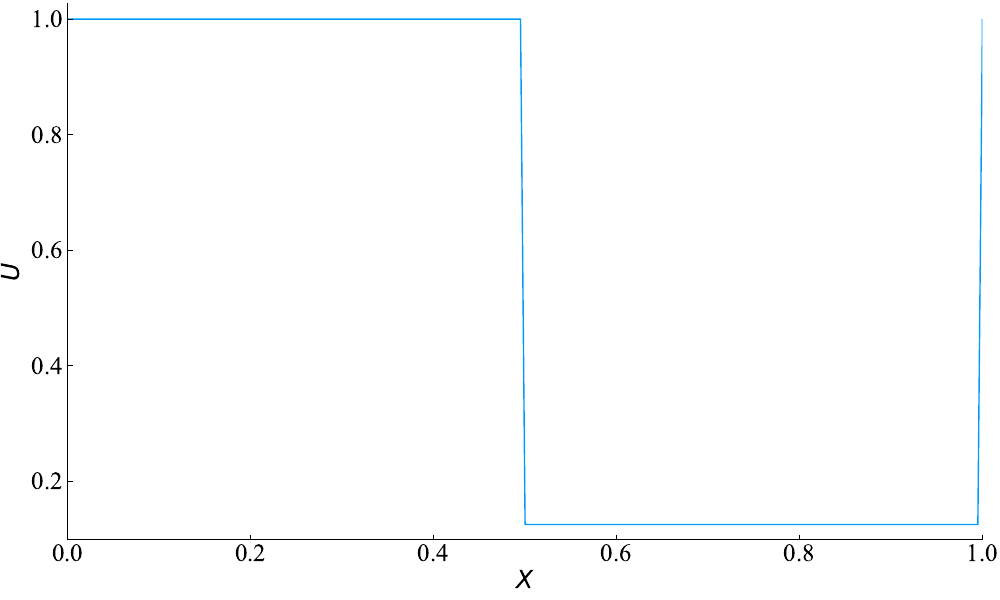

The script that saved this image:
using CPUTime
using Printf
using Plots
font = Plots.font("Times New Roman", 18)
pyplot(guidefont=font, xtickfont=font, ytickfont=font, legendfont=font)

#-----------------------------------------------------------------------------#
# Compute numerical solution
#   - Time integration using Runge-Kutta third order
#   - 5th-order Compact WENO scheme for spatial terms
#-----------------------------------------------------------------------------#
function numerical(nx,ns,nt,dx,dt,q)
    x = Array{Float64}(undef, nx)
    qn = Array{Float64}(undef, nx,3) # numerical solsution at every time step
    qt = Array{Float64}(undef, nx,3) # temporary array during RK3 integration
    r = Array{Float64}(undef, nx,3)

    ri = 1 # record index
    freq = Int64(nt/ns)

    gamma = 1.4 # specific gas ratio

    # Sod's Riemann problem
    # Left side
    rhoL = 1.0
    uL = 0.0
    pL = 1.0
    # Right side
    rhoR = 0.125
    uR = 0.0
    pR = 0.1

	# nodal storage location (grid)
    for i = 1:nx
        x[i] = 0.5*dx + dx*(i-1)
    end

	xc = 0.5 # seperator location
	for i = 1:nx
	  	if (x[i] > xc)
	        rho = rhoR
			u = uR
	    	p = pR
	    else
			rho = rhoL
			u = uL
	    	p = pL
	    end

		e = p/(rho*(gamma-1.0)) + 0.5*u*u

	    #conservative variables
		qn[i,1] = rho
		qn[i,2] = rho*u
		qn[i,3] = rho*e
	end

    for i = 1:nx for m = 1:3
        q[i,m,ri] = qn[i,m] # store solution at t=0
    end	end

	# TVD RK3 for time integration
    for n = 1:nt # time step
		println(n)
        rhs(nx,dx,gamma,qn,r)

        for i = 1:nx for m = 1:3
            qt[i,m] = qn[i,m] + dt*r[i,m]
        end end

        rhs(nx,dx,gamma,qt,r)

        for i = 1:nx for m = 1:3
            qt[i,m] = 0.75*qn[i,m] + 0.25*qt[i,m] + 0.25*dt*r[i,m]
        end end

        rhs(nx,dx,gamma,qt,r)

        for i = 1:nx for m = 1:3
            qn[i,m] = (1.0/3.0)*qn[i,m] + (2.0/3.0)*qt[i,m] + (2.0/3.0)*dt*r[i,m]
        end end

        if (mod(n,freq) == 0)
            ri = ri + 1
            q[:,:,ri] = qn[:,:]
        end
    end
end

#-----------------------------------------------------------------------------#
# Calculate fluxes
#-----------------------------------------------------------------------------#
function fluxes(nx,gamma,q,f)
	for i = 1:nx+1
		p = (gamma-1.0)*(q[i,3]-0.5*q[i,2]*q[i,2]/q[i,1])
		f[i,1] = q[i,2]
		f[i,2] = q[i,2]*q[i,2]/q[i,1] + p
		f[i,3] = q[i,2]*q[i,3]/q[i,1] + p*q[i,2]/q[i,1]
	end
end

#-----------------------------------------------------------------------------#
# Calculate right hand side terms of the Euler equations
#-----------------------------------------------------------------------------#

function rhs(nx,dx,gamma,q,r)
    qL = Array{Float64}(undef,nx+1,3)
    qR = Array{Float64}(undef,nx+1,3)

	fL = Array{Float64}(undef,nx+1,3)
    fR = Array{Float64}(undef,nx+1,3)

	f = Array{Float64}(undef,nx+1,3)

	rad = Array{Float64}(undef,nx)
	ps = Array{Float64}(undef,nx+1)

	# WENO Reconstruction
	for m = 1:3
  		qL[:,m] = wenoL(nx,q[:,m])
    	qR[:,m] = wenoR(nx,q[:,m])
	end

	# Computing fluxes
	fluxes(nx,gamma,qL,fL)
	fluxes(nx,gamma,qR,fL)

	for i = 1:nx
		#println(i)
		a = sqrt(gamma*((gamma-1.0)*(q[i,3]-0.5*q[i,2]*q[i,2]/q[i,1]))/q[i,1])
		l1 = abs(q[i,2]/q[i,1])
		l2 = abs(q[i,2]/q[i,1] + a)
		l3 = abs(q[i,2]/q[i,1] - a)
		rad[i] = max(l1,l2,l3)
	end

	for i = 2:nx
		ps[i] = max(rad[i-1], rad[i])
	end
		ps[1] = rad[1]
		ps[nx+1] = rad[nx]

	# Interface fluxes (Rusanov)
	for i = 1:nx+1 for m = 1:3
		f[i,m] = 0.5*((fR[i,m]+fL[i,m]) - ps[i]*(qR[i,m]-qL[i,m]))
	end end

	# RHS
	for i = 1:nx for m = 1:3
		r[i,m] = -(f[i+1,m] - f[i,m])/dx
	end end
end

#-----------------------------------------------------------------------------#
# WENO reconstruction for upwind direction (positive; left to right)
# u(i): solution values at finite difference grid nodes i = 1,...,N
# f(j): reconstructed values at nodes j = i-1/2; j = 1,...,N+1
#-----------------------------------------------------------------------------#
function wenoL(n,u)
	f = Array{Float64}(undef,n+1)

    i = 1
    v1 = 4.0*u[i] - 3.0*u[i+1]
    v2 = 3.0*u[i] - 2.0*u[i+1]
    v3 = 2.0*u[i] - u[i+1]
    v4 = u[i]
    v5 = u[i+1]
    f[i] = wcL(v1,v2,v3,v4,v5)

    i = 2
    v1 = 3.0*u[i-1] - 2.0*u[i]
    v2 = 2.0*u[i-1] - u[i]
    v3 = u[i-1]
    v4 = u[i]
    v5 = u[i+1]
    f[i] = wcL(v1,v2,v3,v4,v5)

    i = 3
    v1 = 2.0*u[i-2] - u[i-1]
    v2 = u[i-2]
    v3 = u[i-1]
    v4 = u[i]
    v5 = u[i+1]
    f[i] = wcL(v1,v2,v3,v4,v5)

    for i = 4:n-1
        v1 = u[i-3]
        v2 = u[i-2]
        v3 = u[i-1]
        v4 = u[i]
        v5 = u[i+1]
        f[i] = wcL(v1,v2,v3,v4,v5)
    end

    i = n
    v1 = u[i-3]
    v2 = u[i-2]
    v3 = u[i-1]
    v4 = u[i]
    v5 = 2.0*u[i] - u[i-1]
    f[i] = wcL(v1,v2,v3,v4,v5)

    i = n+1
    v1 = u[i-3]
    v2 = u[i-2]
    v3 = u[i-1]
    v4 = 2.0*u[i-1] - u[i-2]
    v5 = 3.0*u[i-1] - 2.0*u[i-2]
    f[i] = wcL(v1,v2,v3,v4,v5)

	return f

end

#-----------------------------------------------------------------------------#
# CRWENO reconstruction for downwind direction (negative; right to left)
# u(i): solution values at finite difference grid nodes i = 1,...,N+1
# f(j): reconstructed values at nodes j = i-1/2; j = 2,...,N+1
#-----------------------------------------------------------------------------#
function wenoR(n,u)
	f = Array{Float64}(undef,n+1)

    i = 1
    v1 = 3.0*u[i] - 2.0*u[i+1]
    v2 = 2.0*u[i] - u[i+1]
    v3 = u[i]
    v4 = u[i+1]
    v5 = u[i+2]
    f[i] = wcR(v1,v2,v3,v4,v5)

    i = 2
    v1 = 2.0*u[i-1] - u[i]
    v2 = u[i-1]
    v3 = u[i]
    v4 = u[i+1]
    v5 = u[i+2]
    f[i] = wcR(v1,v2,v3,v4,v5)

    for i = 3:n-2
        v1 = u[i-2]
        v2 = u[i-1]
        v3 = u[i]
        v4 = u[i+1]
        v5 = u[i+2]
        f[i] = wcR(v1,v2,v3,v4,v5)
    end

    i = n-1
    v1 = u[i-2]
    v2 = u[i-1]
    v3 = u[i]
    v4 = u[i+1]
    v5 = 2.0*u[i+1] - u[i]
    f[i] = wcR(v1,v2,v3,v4,v5)

    i = n
    v1 = u[i-2]
    v2 = u[i-1]
    v3 = u[i]
    v4 = 2.0*u[i] - u[i-1]
    v5 = 3.0*u[i] - 2.0*u[i-1]
    f[i] = wcR(v1,v2,v3,v4,v5)

    i = n+1
    v1 = u[i-2]
    v2 = u[i-1]
    v3 = 2.0*u[i-1] - u[i-2]
    v4 = 3.0*u[i-1] - 2.0*u[i-2]
    v5 = 4.0*u[i-1] - 3.0*u[i-2]
    f[i] = wcR(v1,v2,v3,v4,v5)

	return f

end

#---------------------------------------------------------------------------#
#nonlinear weights for upwind direction
#---------------------------------------------------------------------------#
function wcL(v1,v2,v3,v4,v5)
    eps = 1.0e-6

    # smoothness indicators
    s1 = (13.0/12.0)*(v1-2.0*v2+v3)^2 + 0.25*(v1-4.0*v2+3.0*v3)^2
    s2 = (13.0/12.0)*(v2-2.0*v3+v4)^2 + 0.25*(v2-v4)^2
    s3 = (13.0/12.0)*(v3-2.0*v4+v5)^2 + 0.25*(3.0*v3-4.0*v4+v5)^2

    # computing nonlinear weights w1,w2,w3
    c1 = 1.0e-1/((eps+s1)^2)
    c2 = 6.0e-1/((eps+s2)^2)
    c3 = 3.0e-1/((eps+s3)^2)

    w1 = c1/(c1+c2+c3)
    w2 = c2/(c1+c2+c3)
    w3 = c3/(c1+c2+c3)

    # candiate stencils
    q1 = v1/3.0 - 7.0/6.0*v2 + 11.0/6.0*v3
    q2 =-v2/6.0 + 5.0/6.0*v3 + v4/3.0
    q3 = v3/3.0 + 5.0/6.0*v4 - v5/6.0

    # reconstructed value at interface
    f = (w1*q1 + w2*q2 + w3*q3)

    return f

end

#---------------------------------------------------------------------------#
#nonlinear weights for downwind direction
#---------------------------------------------------------------------------#
function wcR(v1,v2,v3,v4,v5)
    eps = 1.0e-6

    s1 = (13.0/12.0)*(v1-2.0*v2+v3)^2 + 0.25*(v1-4.0*v2+3.0*v3)^2
    s2 = (13.0/12.0)*(v2-2.0*v3+v4)^2 + 0.25*(v2-v4)^2
    s3 = (13.0/12.0)*(v3-2.0*v4+v5)^2 + 0.25*(3.0*v3-4.0*v4+v5)^2

    c1 = 3.0e-1/(eps+s1)^2
    c2 = 6.0e-1/(eps+s2)^2
    c3 = 1.0e-1/(eps+s3)^2

    w1 = c1/(c1+c2+c3)
    w2 = c2/(c1+c2+c3)
    w3 = c3/(c1+c2+c3)

    # candiate stencils
    q1 =-v1/6.0      + 5.0/6.0*v2 + v3/3.0
    q2 = v2/3.0      + 5.0/6.0*v3 - v4/6.0
    q3 = 11.0/6.0*v3 - 7.0/6.0*v4 + v5/3.0

    # reconstructed value at interface
    f = (w1*q1 + w2*q2 + w3*q3)
end

#---------------------------------------------------------------------------#
# main program
#---------------------------------------------------------------------------#
nx = 512
ns = 20
dt = 0.0001
tm = 0.20

dx = 1.0/nx
nt = Int64(tm/dt)
ds = tm/ns

q = Array{Float64}(undef, nx,3,ns+1)
numerical(nx,ns,nt,dx,dt,q)

x = Array(0.5*dx:dx:1.0-0.5*dx)

qplot = q[:,1,:]
p1 = plot(x,qplot,lw = 1,
          xlabel="\$X\$", ylabel = "\$U\$",
          xlims=(minimum(x),maximum(x)),
          grid=(:none), legend=:none)

plot(p1, size = (1000, 600))
savefig("shocktube.pdf")
